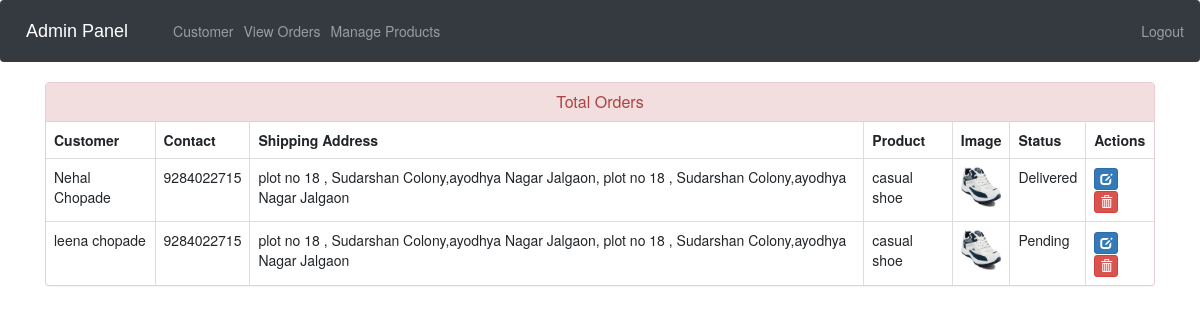
The page /admin-view-booking (signed in) on the database its author committed.
### ecom/models.py (models this page shows, shortened)
class Customer(models.Model):
    user=models.OneToOneField(User,on_delete=models.CASCADE)
    profile_pic= models.ImageField(upload_to='profile_pic/CustomerProfilePic/',null=True,blank=True)
    address = models.CharField(max_length=40)
    mobile = models.CharField(max_length=20,null=False)
    @property
    def get_name(self):
        return self.user.first_name+" "+self.user.last_name

class Orders(models.Model):
    STATUS =(
        ('Pending','Pending'),
        ('Order Confirmed','Order Confirmed'),
        ('Out for Delivery','Out for Delivery'),
        ('Delivered','Delivered'),
    )
    customer=models.ForeignKey('Customer', on_delete=models.CASCADE,null=True)
    product=models.ForeignKey('Product',on_delete=models.CASCADE,null=True)
    email = models.CharField(max_length=50,null=True)
    address = models.CharField(max_length=500,null=True)
    mobile = models.CharField(max_length=20,null=True)
    order_date= models.DateField(auto_now_add=True,null=True)
    status=models.CharField(max_length=50,null=True,choices=STATUS)

class Product(models.Model):
    name=models.CharField(max_length=40)
    product_image= models.ImageField(upload_to='product_image/',null=True,blank=True)
    price = models.PositiveIntegerField()
    description=models.CharField(max_length=40)

### ecom/views.py (the view)
# urls.py: path('admin-view-booking', views.admin_view_booking_view,name='admin-view-booking'),
@login_required(login_url='adminlogin')
def admin_view_booking_view(request):
    orders=models.Orders.objects.all()
    ordered_products=[]
    ordered_bys=[]
    for order in orders:
        ordered_product=models.Product.objects.all().filter(id=order.product.id)
        ordered_by=models.Customer.objects.all().filter(id = order.customer.id)
        ordered_products.append(ordered_product)
        ordered_bys.append(ordered_by)
    return render(request,'ecom/admin_view_booking.html',{'data':zip(ordered_products,ordered_bys,orders)})

### templates/ecom/admin_view_booking.html (shortened to what this page needs)
{% extends 'ecom/admin_base.html' %}
{% load static %}
{% block content %}
<head>
  <link href="//netdna.bootstrapcdn.com/bootstrap/3.0.0/css/bootstrap.min.css" rel="stylesheet" id="bootstrap-css">
</head>
<div class="container">
  <div class="panel panel-danger">
    <div class="panel-heading">
      <h6 class="panel-title">Total Orders</h6>
    </div>
    <table class="table table-hover table-bordered" id="dev-table">
      <thead>
        <tr>
          <th>Customer</th>
          <th>Contact</th>
          <th>Shipping Address</th>
          <th>Product</th>
          <th>Image</th>
          <th>Status</th>
          <th>Actions</th>
        </tr>
      </thead>
      {% for product,customer,order in data %}
      <tr>
        {% for c in customer %}
        <td> {{c.get_name}}</td>
        <td>{{c.mobile}}</td>
        <td>{{order.address}}</td>
        {% endfor %}
        {% for p in product %}
        <td> {{p.name}}</td>
        <td> <img src="{% static p.product_image.url %}" alt="Profile Pic" height="40px" width="40px" /></td>
        <td>{{order.status}}</td>
        <td><a class="btn btn-primary btn-xs" href="{% url 'update-order' order.id  %}"><span class="glyphicon glyphicon-edit"></span></a>
        <a class="btn btn-danger btn-xs" href="{% url 'delete-order' order.id  %}"><span class="glyphicon glyphicon-trash"></span></a></td>
        {% endfor %}
      </tr>
      {% endfor %}
    </table>
  </div>
</div>
{% endblock content %}

### templates/ecom/admin_view_booking.html (style rules this page uses)
a:link { text-decoration: none; }
h6 { text-align: center; }

### rows shown on the page
Orders: address "plot no 18 , Sudarshan Colony,ayodhya Nagar Jalgaon, plot no 18 , Sudarshan Colony,ayodhya Nagar Jalgaon", status "Delivered"
Customer: get_name "Nehal Chopade", mobile "9284022715"
Product: name "casual shoe", product_image (picture)
Orders: address "plot no 18 , Sudarshan Colony,ayodhya Nagar Jalgaon, plot no 18 , Sudarshan Colony,ayodhya Nagar Jalgaon", status "Pending"
Customer: get_name "leena chopade", mobile "9284022715"
